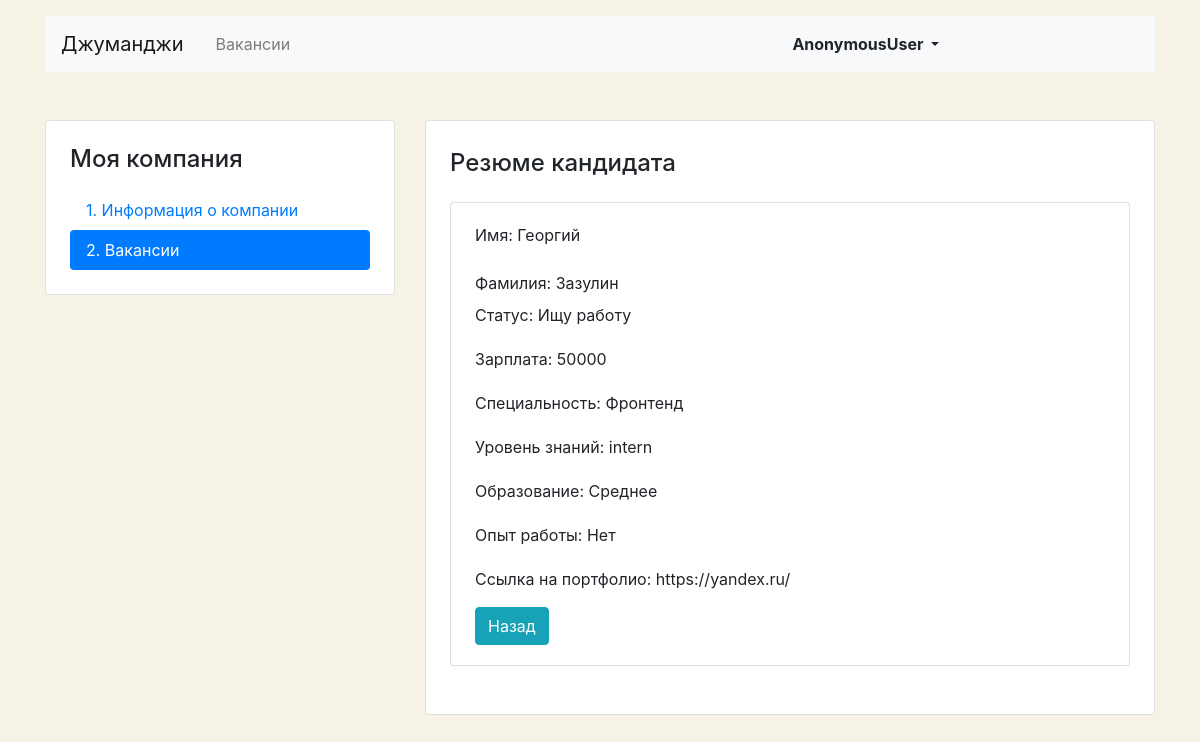
Before: /mycompany/vacancies/1/resume/1 with the older database file.
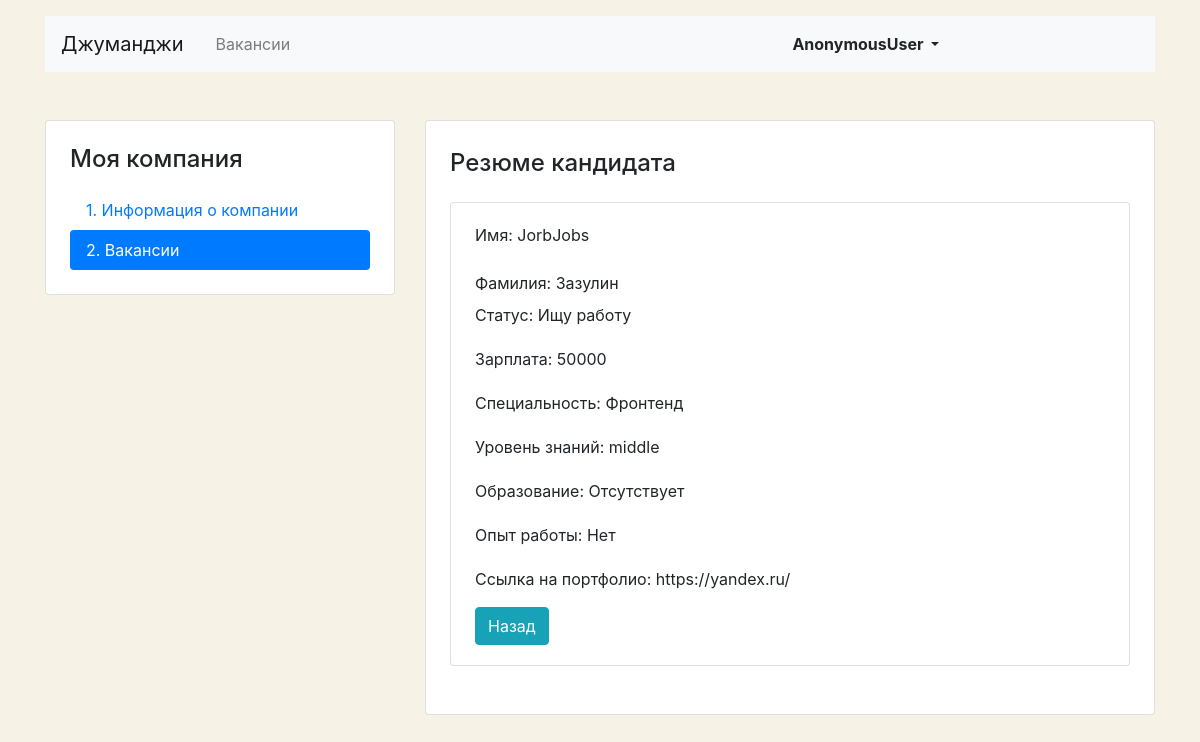
After: the same page with the newer database file.
### Jobs/models.py (models this page shows)
class User(AbstractUser):
    pass

class Resume(models.Model):
    user = models.OneToOneField(User, on_delete=models.CASCADE)
    name = models.CharField(max_length=64)
    surname = models.CharField(max_length=64)
    class WorkStatusChoices(models.TextChoices):
        not_in_search = 'Не ищу работу'
        consideration = 'Рассматриваю предложения'
        in_search = 'Ищу работу'
    status = models.CharField(max_length=100,
                              choices=WorkStatusChoices.choices,
                              default=WorkStatusChoices.in_search)
    salary = models.CharField(max_length=15)
    class SpecialtyChoices(models.TextChoices):
        frontend = 'Фронтенд'
        backend = 'Бэкенд'
        gamedev = 'Геймдев'
        devops = 'Девопс'
        design = 'Дизайн'
        products = 'Продукты'
        management = 'Менеджмент'
        testing = 'Тестирование'
    specialty = models.CharField(max_length=64,
                                 choices=SpecialtyChoices.choices,
                                 default=SpecialtyChoices.frontend)
    class GradeChoices(models.TextChoices):
        intern = 'intern'
        junior = 'junior'
        middle = 'middle'
        senior = 'senior'
        lead = 'lead'
    grade = models.CharField(max_length=100,
                             choices=GradeChoices.choices,
                             default=GradeChoices.intern)
    class EducationChoices(models.TextChoices):
        missing = 'Отсутствует'
        secondary = 'Среднее'
        vocational = 'Средне-специальное'
        incomplete_higher = 'Неполное высшее'
        higher = 'Высшее'
    education = models.CharField(max_length=100, choices=EducationChoices.choices)
    experience = models.CharField(max_length=100)
    portfolio = models.URLField()

### Jobs/companies/views.py (the view)
# urls.py: path('vacancies/<int:pk_vacancy>/resume/<int:pk_user>', ResumeView.as_view(), name='company_resume'),
class ResumeView(DetailView):
    template_name = 'companies/company_resume.html'
    context_object_name = 'user'
    pk_url_kwarg = 'pk_user'
    def get_queryset(self):
        return User.objects.filter(id=self.kwargs['pk_user']).select_related('resume')

### JorbJobs/templates/companies/company_resume.html (shortened to what this page needs)
{% extends 'base.html' %}
{% load mytags %}
{% block content %}
    <div class="row mt-5">
      <div class="col-12 col-lg-4">
        <aside class="pt-3 pb-4 px-4 mb-5 card">
          <h1 class="h4 pt-2 pb-2">Моя компания</h1>
          <div class="nav flex-column nav-pills">
            <a class="nav-link" href="{% url 'my_company' %}">1. Информация о&nbsp;компании</a>
            <a class="nav-link active" href="#">2. Вакансии</a>
          </div>
        </aside>
      </div>
      <div class="col-12 col-lg-8">
        <div class="card">
          <div class="card-body px-4 pb-4">
            <section class="tab-pane fade show active">
              <h2 class="h4 pt-2 pb-3">Резюме кандидата</h2>
          <div class="card mb-4">
            <div class="card-body px-4">
              <div class="row">
                <div class="col-12 col-md-8 col-lg-9">
                  <p class="pb-2">Имя: {{ user.resume.name }}</p>
                  <p class="mb-2">Фамилия: {{ user.resume.surname }}</p>
                  <p>Статус: {{ user.resume.status }}</p>
                  <p class="pt-1">Зарплата: {{ user.resume.salary }}</p>
                  <p class="pt-1">Специальность: {{ user.resume.specialty }}</p>
                  <p class="pt-1">Уровень знаний: {{ user.resume.grade }}</p>
                  <p class="pt-1">Образование: {{ user.resume.education }}</p>
                  <p class="pt-1">Опыт работы: {{ user.resume.experience }}</p>
                  <p class="pt-1">Ссылка на портфолио: {{ user.resume.portfolio }}</p>
                </div>
                <div class="col-12 col-md-4 col-lg-3 d-flex align-items-end">
                </div>
                </div>
              <a href="{{ request.META.HTTP_REFERER }}" class="btn btn-info" >Назад</a>
              </div>
            </div>
            </section>
          </div>
        </div>
      </div>
    </div>
{% endblock %}

Changed rows visible on the page:
changed User "Зазулин": resume.name "Георгий" → "JorbJobs"; resume.grade "intern" → "middle"; resume.education "Среднее" → "Отсутствует"
